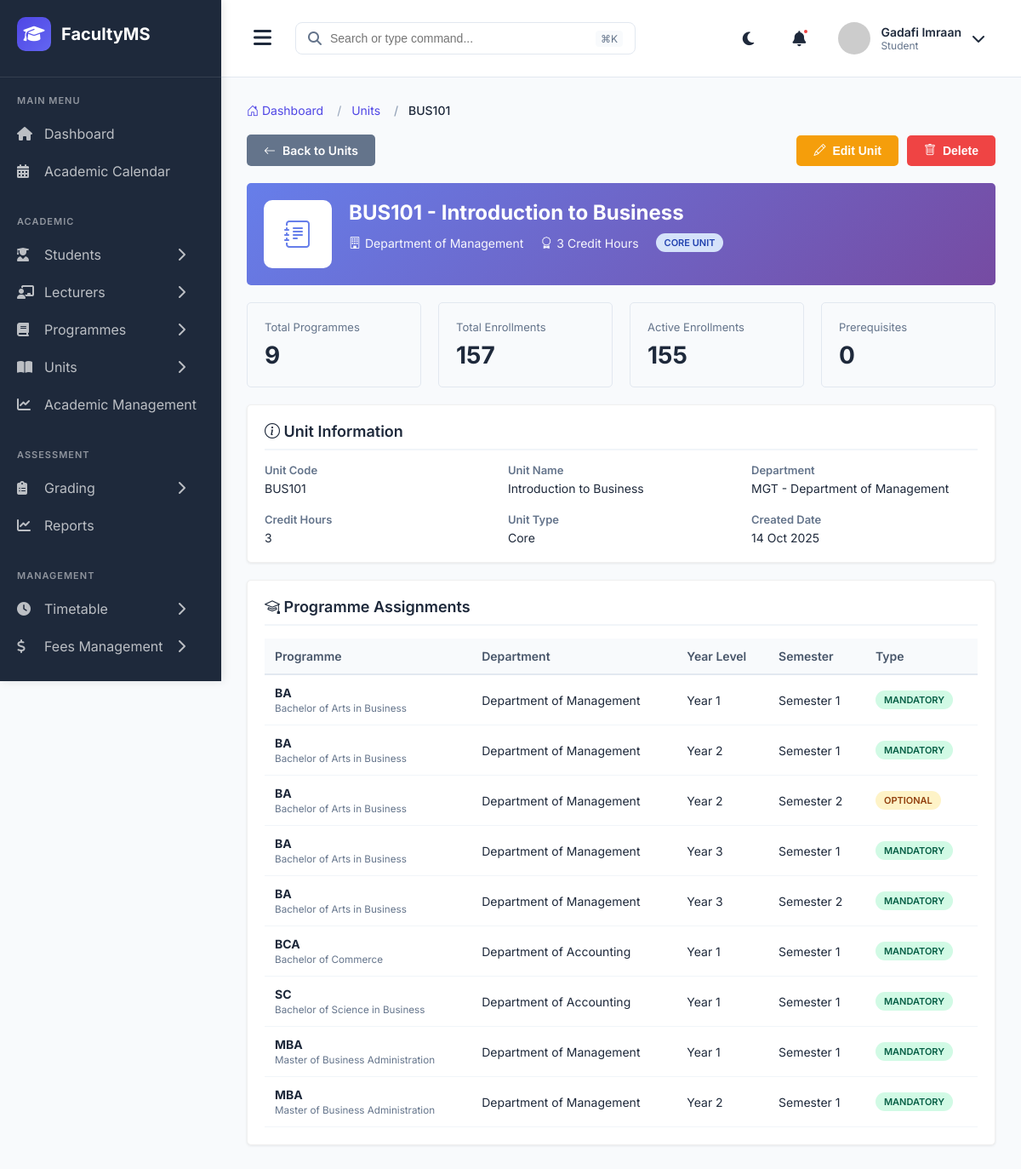
The app's page /admin-units/1/ (signed in) with its own data.
### main_application/models.py (models this page shows, shortened)
class User(AbstractUser):
    USER_TYPES = (
        ('STUDENT', 'Student'),
        ('LECTURER', 'Lecturer'),
        ('COD', 'Chairman of Department'),
        ('DEAN', 'Dean'),
        ('ICT_ADMIN', 'ICT Administrator'),
    )
    user_type = models.CharField(max_length=20, choices=USER_TYPES)
    phone_number = models.CharField(max_length=15, blank=True, null=True)
    profile_picture = models.ImageField(upload_to='profiles/', blank=True, null=True)
    is_active_user = models.BooleanField(default=True)
    date_joined = models.DateTimeField(auto_now_add=True)
    class Meta:
        db_table = 'users'

class Unit(models.Model):
    code = models.CharField(max_length=20, unique=True)
    name = models.CharField(max_length=200)
    description = models.TextField(blank=True)
    credit_hours = models.IntegerField(default=3)
    department = models.ForeignKey(Department, on_delete=models.CASCADE, related_name='units')
    is_core = models.BooleanField(default=True)  # Core or Elective
    prerequisites = models.ManyToManyField('self', symmetrical=False, blank=True, related_name='required_for')
    created_at = models.DateTimeField(auto_now_add=True)
    class Meta:
        db_table = 'units'
        ordering = ['code']

class Department(models.Model):
    name = models.CharField(max_length=200)
    code = models.CharField(max_length=20, unique=True)
    description = models.TextField(blank=True)
    head_of_department = models.ForeignKey(User, on_delete=models.SET_NULL, null=True, blank=True,
                                           related_name='headed_departments', limit_choices_to={'user_type': 'COD'})
    created_at = models.DateTimeField(auto_now_add=True)
    class Meta:
        db_table = 'departments'
        ordering = ['name']

class ProgrammeUnit(models.Model):
    YEAR_LEVELS = (
        (1, 'Year 1'),
        (2, 'Year 2'),
        (3, 'Year 3'),
        (4, 'Year 4'),
    )
    programme = models.ForeignKey(Programme, on_delete=models.CASCADE, related_name='programme_units')
    unit = models.ForeignKey(Unit, on_delete=models.CASCADE, related_name='offered_in_programmes')
    year_level = models.IntegerField(choices=YEAR_LEVELS)
    semester = models.IntegerField(choices=Semester.SEMESTER_CHOICES)
    is_mandatory = models.BooleanField(default=True)
    class Meta:
        db_table = 'programme_units'
        unique_together = ('programme', 'unit', 'year_level', 'semester')
        ordering = ['programme', 'year_level', 'semester']

class Programme(models.Model):
    PROGRAMME_LEVELS = (
        ('CERTIFICATE', 'Certificate'),
        ('DIPLOMA', 'Diploma'),
        ('BACHELORS', 'Bachelor\'s Degree'),
        ('MASTERS', 'Master\'s Degree'),
        ('PHD', 'Doctor of Philosophy'),
    )
    DURATION_YEARS = (
        (1, '1 Year'),
        (2, '2 Years'),
        (3, '3 Years'),
        (4, '4 Years'),
        (5, '5 Years'),
    )
    SEMESTERS_PER_YEAR = (
        (2, '2 Semesters'),
        (3, '3 Semesters'),
    )
    name = models.CharField(max_length=200)
    code = models.CharField(max_length=20, unique=True)
    level = models.CharField(max_length=20, choices=PROGRAMME_LEVELS)
    department = models.ForeignKey(Department, on_delete=models.CASCADE, related_name='programmes')
    duration_years = models.IntegerField(choices=DURATION_YEARS)
    semesters_per_year = models.IntegerField(choices=SEMESTERS_PER_YEAR, default=2)
    description = models.TextField(blank=True)
    is_active = models.BooleanField(default=True)
    created_at = models.DateTimeField(auto_now_add=True)
    class Meta:
        db_table = 'programmes'
        ordering = ['level', 'name']

### main_application/views.py (the view)
# urls.py: path('admin-units/<int:unit_id>/', views.unit_detail, name='unit_detail'),
@login_required
def unit_detail(request, unit_id):
    unit = get_object_or_404(Unit.objects.select_related('department'), id=unit_id)
    programme_assignments = ProgrammeUnit.objects.filter(
        unit=unit
    ).select_related('programme', 'programme__department').order_by('programme__name', 'year_level', 'semester')
    prerequisites = unit.prerequisites.all()
    required_for = unit.required_for.all()
    total_enrollments = unit.enrollments.count()
    active_enrollments = unit.enrollments.filter(status='ENROLLED').count()
    context = {
        'unit': unit,
        'programme_assignments': programme_assignments,
        'prerequisites': prerequisites,
        'required_for': required_for,
        'total_enrollments': total_enrollments,
        'active_enrollments': active_enrollments,
    }
    return render(request, 'admin/unit_detail.html', context)

### templates/admin/unit_detail.html (shortened to what this page needs)
{% extends 'admin_base.html' %}
{% load static %}
{% block extra_css %}
<link rel="stylesheet" href="https://cdn.jsdelivr.net/npm/bootstrap-icons@1.10.0/font/bootstrap-icons.css">
<link rel='stylesheet' href='{% static 'css/unit_detail.css' %}'>
{% endblock %}
{% block content %}
<nav aria-label="breadcrumb">
    <ol class="breadcrumb">
        <li class="breadcrumb-item"><a href="{% url 'admin_dashboard' %}"><i class="bi bi-house-door"></i> Dashboard</a></li>
        <li class="breadcrumb-item"><a href="{% url 'unit_management' %}">Units</a></li>
        <li class="breadcrumb-item active" aria-current="page">{{ unit.code }}</li>
    </ol>
</nav>
<div class="action-bar">
    <a href="{% url 'unit_management' %}" class="btn btn-secondary">
        <i class="bi bi-arrow-left"></i> Back to Units
    </a>
    <div style="display: flex; gap: 10px;">
        <button class="btn btn-warning" onclick="editUnit({{ unit.id }})">
            <i class="bi bi-pencil"></i> Edit Unit
        </button>
        <button class="btn btn-danger" onclick="deleteUnit({{ unit.id }})">
            <i class="bi bi-trash"></i> Delete
        </button>
    </div>
</div>
<div class="unit-header">
    <div class="unit-icon">
        <i class="bi bi-journal-text"></i>
    </div>
    <div class="unit-info">
        <h2>{{ unit.code }} - {{ unit.name }}</h2>
        <div class="unit-meta">
            <span class="meta-item">
                <i class="bi bi-building"></i>
                {{ unit.department.name }}
            </span>
            <span class="meta-item">
                <i class="bi bi-award"></i>
                {{ unit.credit_hours }} Credit Hours
            </span>
            <span>
                {% if unit.is_core %}
                <span class="badge badge-info">Core Unit</span>
                {% else %}
                <span class="badge badge-warning">Elective Unit</span>
                {% endif %}
            </span>
        </div>
    </div>
</div>
<div class="stats-grid">
    <div class="stat-card">
        <div class="stat-label">Total Programmes</div>
        <div class="stat-value">{{ programme_assignments|length }}</div>
    </div>
    <div class="stat-card">
        <div class="stat-label">Total Enrollments</div>
        <div class="stat-value">{{ total_enrollments }}</div>
    </div>
    <div class="stat-card">
        <div class="stat-label">Active Enrollments</div>
        <div class="stat-value">{{ active_enrollments }}</div>
    </div>
    <div class="stat-card">
        <div class="stat-label">Prerequisites</div>
        <div class="stat-value">{{ prerequisites|length }}</div>
    </div>
</div>
<div class="section-container">
    <h3 class="section-title"><i class="bi bi-info-circle"></i> Unit Information</h3>
    <div class="info-grid">
        <div class="info-item">
            <span class="info-label">Unit Code</span>
            <span class="info-value">{{ unit.code }}</span>
        </div>
        <div class="info-item">
            <span class="info-label">Unit Name</span>
            <span class="info-value">{{ unit.name }}</span>
        </div>
        <div class="info-item">
            <span class="info-label">Department</span>
            <span class="info-value">{{ unit.department.code }} - {{ unit.department.name }}</span>
        </div>
        <div class="info-item">
            <span class="info-label">Credit Hours</span>
            <span class="info-value">{{ unit.credit_hours }}</span>
        </div>
        <div class="info-item">
            <span class="info-label">Unit Type</span>
            <span class="info-value">{{ unit.is_core|yesno:"Core,Elective" }}</span>
        </div>
        <div class="info-item">
            <span class="info-label">Created Date</span>
            <span class="info-value">{{ unit.created_at|date:"d M Y" }}</span>
        </div>
    </div>
</div>
<div class="section-container">
    <h3 class="section-title"><i class="bi bi-mortarboard"></i> Programme Assignments</h3>
    {% if programme_assignments %}
    <div class="table-container">
        <table>
            <thead>
                <tr>
                    <th>Programme</th>
                    <th>Department</th>
                    <th>Year Level</th>
                    <th>Semester</th>
                    <th>Type</th>
                </tr>
            </thead>
            <tbody>
                {% for assignment in programme_assignments %}
                <tr>
                    <td>
                        <strong>{{ assignment.programme.code }}</strong><br>
                        <small style="color: #64748B;">{{ assignment.programme.name }}</small>
                    </td>
                    <td>{{ assignment.programme.department.name }}</td>
                    <td>{{ assignment.get_year_level_display }}</td>
                    <td>Semester {{ assignment.semester }}</td>
                    <td>
                        {% if assignment.is_mandatory %}
                        <span class="badge badge-success">Mandatory</span>
                        {% else %}
                        <span class="badge badge-warning">Optional</span>
                        {% endif %}
                    </td>
                </tr>
                {% endfor %}
            </tbody>
        </table>
    </div>
    {% else %}
    <p style="color: #64748B; text-align: center; padding: 20px;">This unit is not assigned to any programme yet.</p>
    {% endif %}
</div>
{% endblock %}

### templates/admin_base.html (shortened to what this page needs)
{% load static %}
<!DOCTYPE html>
<html lang="en">
<head>
    <link rel="stylesheet" href="https://cdnjs.cloudflare.com/ajax/libs/font-awesome/6.4.0/css/all.min.css">
    {% block extra_css %}{% endblock %}
</head>
<body>
    <div class="sidebar" id="sidebar">
        <div class="sidebar-header">
            <div class="logo">
                <i class="fas fa-graduation-cap"></i>
            </div>
            <span class="logo-text">FacultyMS</span>
        </div>
        <div class="menu-section">
            <div class="menu-title">Main Menu</div>
            <a href="{% url 'admin_dashboard'%}" class="menu-item {% if request.resolver_match.url_name == 'admin_dashboard' %}active{% endif %}">
                <i class="fas fa-home"></i>
                <span>Dashboard</span>
            </a>
            <a href="{% url 'admin_academic_calendar'%}" class="menu-item {% if request.resolver_match.url_name == 'admin_academic_calendar' %}active{% endif %}">
                <i class="fas fa-calendar-alt"></i>
                <span>Academic Calendar</span>
            </a>
        </div>
        <div class="menu-section">
            <div class="menu-title">Academic</div>
            <div class="menu-item has-submenu {% if 'student' in request.resolver_match.url_name %}active{% endif %}" data-submenu="students">
                <i class="fas fa-user-graduate"></i>
                <span>Students</span>
                <i class="fas fa-chevron-right arrow"></i>
            </div>
            <div class="menu-item has-submenu {% if 'lecturer' in request.resolver_match.url_name %}active{% endif %}" data-submenu="lecturers">
                <i class="fas fa-chalkboard-teacher"></i>
                <span>Lecturers</span>
                <i class="fas fa-chevron-right arrow"></i>
            </div>
            <div class="menu-item has-submenu {% if 'programme' in request.resolver_match.url_name or 'departments' in request.resolver_match.url_name %}active{% endif %}" data-submenu="programmes">
                <i class="fas fa-book"></i>
                <span>Programmes</span>
                <i class="fas fa-chevron-right arrow"></i>
            </div>
            <div class="menu-item has-submenu {% if 'units' in request.resolver_match.url_name %}active{% endif %}" data-submenu="units">
                <i class="fas fa-book-open"></i>
                <span>Units</span>
                <i class="fas fa-chevron-right arrow"></i>
            </div>
             <a href="{% url 'academic_management'%}" class="menu-item {% if request.resolver_match.url_name == 'academic_management' %}active{% endif %}">
                <i class="fas fa-chart-line"></i>
                <span>Academic Management</span>
            </a>
        </div>
        <div class="menu-section">
            <div class="menu-title">Assessment</div>
            <div class="menu-item has-submenu {% if 'grading' in request.resolver_match.url_name or 'marks' in request.resolver_match.url_name or 'assessment' in request.resolver_match.url_name %}active{% endif %}" data-submenu="grading">
                <i class="fas fa-clipboard-list"></i>
                <span>Grading</span>
                <i class="fas fa-chevron-right arrow"></i>
            </div>
            <a href="{% url 'admin_reports'%}" class="menu-item {% if request.resolver_match.url_name == 'admin_reports' %}active{% endif %}">
                <i class="fas fa-chart-line"></i>
                <span>Reports</span>
            </a>
        </div>
        <div class="menu-section">
            <div class="menu-title">Management</div>
            <div class="menu-item has-submenu {% if 'timetable' in request.resolver_match.url_name or 'venues' in request.resolver_match.url_name %}active{% endif %}" data-submenu="timetable">
                <i class="fas fa-clock"></i>
                <span>Timetable</span>
                <i class="fas fa-chevron-right arrow"></i>
            </div>
            <div class="menu-item has-submenu {% if 'fees' in request.resolver_match.url_name %}active{% endif %}" data-submenu="fees">
                <i class="fas fa-dollar-sign"></i>
                <span>Fees Management</span>
                <i class="fas fa-chevron-right arrow"></i>
            </div>
        </div>
    </div>
    <div class="main-content" id="mainContent">
        <div class="header">
            <div class="header-left">
                <button class="menu-toggle" id="menuToggle">
                    <i class="fas fa-bars"></i>
                </button>
                <div class="search-bar">
                    <i class="fas fa-search"></i>
                    <input type="text" placeholder="Search or type command...">
                    <span class="shortcut">⌘K</span>
                </div>
            </div>
            <div class="header-right">
                <div class="header-icon">
                    <i class="fas fa-moon"></i>
                </div>
                <div class="header-icon notification-icon">
                    <i class="fas fa-bell"></i>
                    <span class="notification-badge"></span>
                </div>
                <div class="user-profile">
                    <img src="https://ui-avatars.com/api/?name=Admin+User&background=4F46E5&color=fff" alt="User" class="user-avatar">
                    <div class="user-info">
                        <span class="user-name">{{ user.get_full_name|default:"Admin User" }}</span>
                        <span class="user-role">{{ user.get_user_type_display|default:"Administrator" }}</span>
                    </div>
                    <i class="fas fa-chevron-down"></i>
                </div>
            </div>
        </div>
        <div class="content">
            {% block content %}{% endblock %}
        </div>
    </div>
</body>
</html>

### records on screen
User: get_full_name "Gadafi Imraan", user_type "Student"
Unit: code "BUS101", name "Introduction to Business", department.name "Department of Management", credit_hours "3", department.code "MGT", is_core "Core", created_at "14 Oct 2025"
ProgrammeUnit: programme.code "BA", programme.name "Bachelor of Arts in Business", programme.department.name "Department of Management", year_level "Year 1", semester "1", is_mandatory "MANDATORY"
ProgrammeUnit: programme.code "BA", programme.name "Bachelor of Arts in Business", programme.department.name "Department of Management", year_level "Year 2", semester "1", is_mandatory "MANDATORY"
ProgrammeUnit: programme.code "BA", programme.name "Bachelor of Arts in Business", programme.department.name "Department of Management", year_level "Year 2", semester "2", is_mandatory "OPTIONAL"
ProgrammeUnit: programme.code "BA", programme.name "Bachelor of Arts in Business", programme.department.name "Department of Management", year_level "Year 3", semester "1", is_mandatory "MANDATORY"
ProgrammeUnit: programme.code "BA", programme.name "Bachelor of Arts in Business", programme.department.name "Department of Management", year_level "Year 3", semester "2", is_mandatory "MANDATORY"
ProgrammeUnit: programme.code "BCA", programme.name "Bachelor of Commerce", programme.department.name "Department of Accounting", year_level "Year 1", semester "1", is_mandatory "MANDATORY"
ProgrammeUnit: programme.code "SC", programme.name "Bachelor of Science in Business", programme.department.name "Department of Accounting", year_level "Year 1", semester "1", is_mandatory "MANDATORY"
ProgrammeUnit: programme.code "MBA", programme.name "Master of Business Administration", programme.department.name "Department of Management", year_level "Year 1", semester "1", is_mandatory "MANDATORY"
ProgrammeUnit: programme.code "MBA", programme.name "Master of Business Administration", programme.department.name "Department of Management", year_level "Year 2", semester "1", is_mandatory "MANDATORY"

### other values on screen
{{ programme_assignments|length }} "9"
{{ total_enrollments }} "157"
{{ active_enrollments }} "155"
{{ prerequisites|length }} "0"
